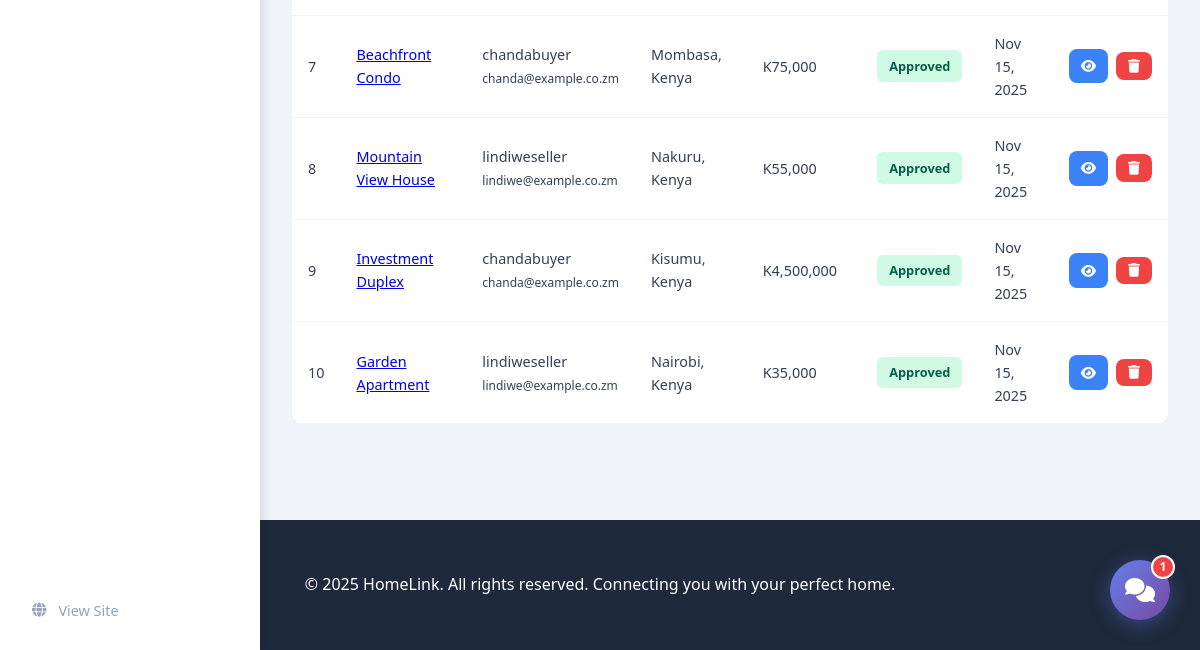
The app's page /admin/manage_properties.php (signed in, lower part), older data.
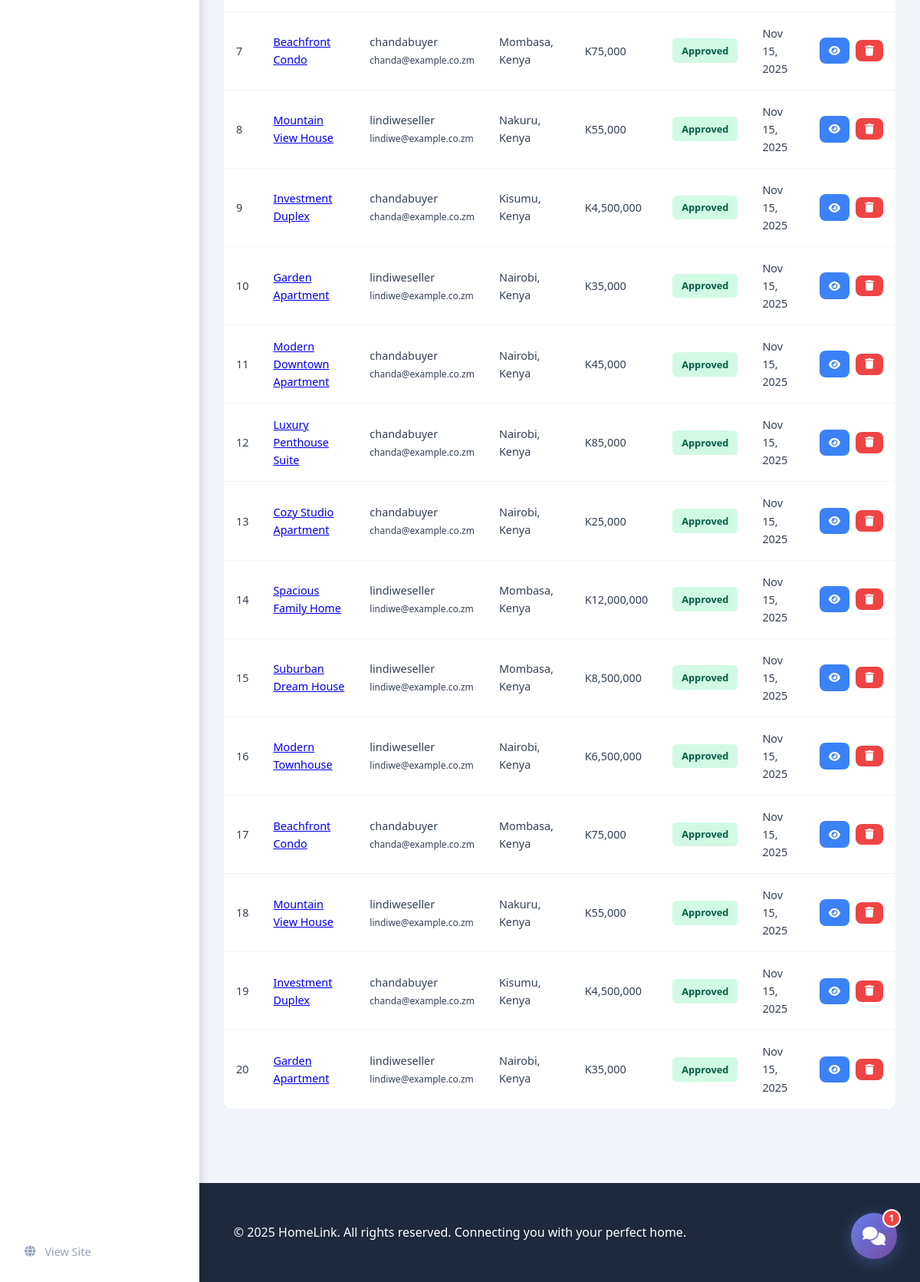
The same page, newer data.
### tables this page shows
CREATE TABLE properties (
    property_id INT AUTO_INCREMENT PRIMARY KEY,
    seller_id INT NOT NULL,
    title VARCHAR(200) NOT NULL,
    description TEXT,
    address VARCHAR(255) NOT NULL,
    city VARCHAR(100) NOT NULL,
    state VARCHAR(100),
    zip_code VARCHAR(20),
    price DECIMAL(10, 2) NOT NULL,
    type ENUM('rent', 'sale') NOT NULL,
    property_type ENUM('apartment', 'house', 'condo', 'townhouse', 'studio') NOT NULL,
    bedrooms INT DEFAULT 0,
    bathrooms DECIMAL(2, 1) DEFAULT 0,
    sqft INT,
    status ENUM('pending', 'approved', 'rejected', 'sold', 'rented') DEFAULT 'pending',
    created_at TIMESTAMP DEFAULT CURRENT_TIMESTAMP,
    updated_at TIMESTAMP DEFAULT CURRENT_TIMESTAMP ON UPDATE CURRENT_TIMESTAMP,
    FOREIGN KEY (seller_id) REFERENCES users(user_id) ON DELETE CASCADE
);

CREATE TABLE users (
    user_id INT AUTO_INCREMENT PRIMARY KEY,
    username VARCHAR(50) NOT NULL UNIQUE,
    email VARCHAR(100) NOT NULL UNIQUE,
    password VARCHAR(255) NOT NULL,
    role ENUM('buyer', 'seller', 'admin') DEFAULT 'buyer',
    full_name VARCHAR(100),
    phone VARCHAR(20),
    created_at TIMESTAMP DEFAULT CURRENT_TIMESTAMP,
    updated_at TIMESTAMP DEFAULT CURRENT_TIMESTAMP ON UPDATE CURRENT_TIMESTAMP
);

### admin/manage_properties.php (the view, shortened to what this page needs)
<?php
require_once '../includes/db_connect.php';
$sql = "SELECT p.*, u.username as seller_name, u.email as seller_email
        FROM properties p
        LEFT JOIN users u ON p.seller_id = u.user_id
        WHERE 1=1";
$sql .= " ORDER BY p.created_at DESC";
$stmt = $pdo->query($sql);
$properties = $stmt->fetchAll();
include '../includes/admin_header.php';
?>
<div class="admin-layout">
    <?php include 'admin_sidebar.php'; ?>
    <main class="admin-content">
    <div class="table-responsive">
        <table class="admin-table">
            <tbody>
                <?php if (empty($properties)): ?>
                    <tr>
                        <td colspan="8" class="text-center">No properties found.</td>
                    </tr>
                <?php else: ?>
                    <?php foreach ($properties as $property): ?>
                        <tr>
                            <td><?php echo $property['property_id']; ?></td>
                            <td>
                                <a href="../property_details.php?id=<?php echo $property['property_id']; ?>">
                                    <?php echo htmlspecialchars($property['title']); ?>
                                </a>
                            </td>
                            <td>
                                <?php echo htmlspecialchars($property['seller_name']); ?>
                                <br>
                                <small><?php echo htmlspecialchars($property['seller_email']); ?></small>
                            </td>
                            <td><?php echo htmlspecialchars($property['city'] . ', ' . $property['state']); ?></td>
                            <td>K<?php echo number_format($property['price']); ?></td>
                            <td>
                                <span class="status-badge status-<?php echo $property['status']; ?>">
                                    <?php echo ucfirst($property['status']); ?>
                                </span>
                            </td>
                            <td><?php echo date('M d, Y', strtotime($property['created_at'])); ?></td>
                            <td>
                                <div class="action-buttons">
                                    <a href="../property_details.php?id=<?php echo $property['property_id']; ?>"
                                       class="btn btn-sm btn-primary" title="View">
                                        <i class="fas fa-eye"></i>
                                    </a>
                                    <button onclick="confirmDelete(<?php echo $property['property_id']; ?>)"
                                            class="btn btn-sm btn-danger" title="Delete">
                                        <i class="fas fa-trash"></i>
                                    </button>
                                </div>
                            </td>
                        </tr>
                    <?php endforeach; ?>
                <?php endif; ?>
            </tbody>
        </table>
    </div>
    </main>
</div>
<?php include '../includes/admin_footer.php'; ?>

Row changes from the older to the newer data that the page shows:
added properties: property_id "11", title "Modern Downtown Apartment", seller.username "chandabuyer", seller.email "chanda@example.co.zm", city+state "Nairobi, Kenya", price "45,000", status "Approved", created_at "Nov 15, 2025"
added properties: property_id "12", title "Luxury Penthouse Suite", seller.username "chandabuyer", seller.email "chanda@example.co.zm", city+state "Nairobi, Kenya", price "85,000", status "Approved", created_at "Nov 15, 2025"
added properties: property_id "13", title "Cozy Studio Apartment", seller.username "chandabuyer", seller.email "chanda@example.co.zm", city+state "Nairobi, Kenya", price "25,000", status "Approved", created_at "Nov 15, 2025"
added properties: property_id "14", title "Spacious Family Home", seller.username "lindiweseller", seller.email "lindiwe@example.co.zm", city+state "Mombasa, Kenya", price "12,000,000", status "Approved", created_at "Nov 15, 2025"
added properties: property_id "15", title "Suburban Dream House", seller.username "lindiweseller", seller.email "lindiwe@example.co.zm", city+state "Mombasa, Kenya", price "8,500,000", status "Approved", created_at "Nov 15, 2025"
added properties: property_id "16", title "Modern Townhouse", seller.username "lindiweseller", seller.email "lindiwe@example.co.zm", city+state "Nairobi, Kenya", price "6,500,000", status "Approved", created_at "Nov 15, 2025"
added properties: property_id "17", title "Beachfront Condo", seller.username "chandabuyer", seller.email "chanda@example.co.zm", city+state "Mombasa, Kenya", price "75,000", status "Approved", created_at "Nov 15, 2025"
added properties: property_id "18", title "Mountain View House", seller.username "lindiweseller", seller.email "lindiwe@example.co.zm", city+state "Nakuru, Kenya", price "55,000", status "Approved", created_at "Nov 15, 2025"
added properties: property_id "19", title "Investment Duplex", seller.username "chandabuyer", seller.email "chanda@example.co.zm", city+state "Kisumu, Kenya", price "4,500,000", status "Approved", created_at "Nov 15, 2025"
added properties: property_id "20", title "Garden Apartment", seller.username "lindiweseller", seller.email "lindiwe@example.co.zm", city+state "Nairobi, Kenya", price "35,000", status "Approved", created_at "Nov 15, 2025"
